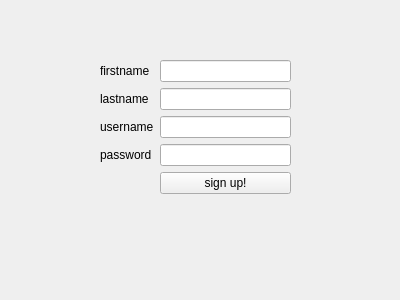
<?xml version="1.0" encoding="UTF-8"?>
<ui version="4.0">
 <class>signUp</class>
 <widget class="QWidget" name="signUp">
  <property name="geometry">
   <rect>
    <x>0</x>
    <y>0</y>
    <width>400</width>
    <height>300</height>
   </rect>
  </property>
  <property name="windowTitle">
   <string>Form</string>
  </property>
  <widget class="QWidget" name="formLayoutWidget">
   <property name="geometry">
    <rect>
     <x>100</x>
     <y>60</y>
     <width>191</width>
     <height>168</height>
    </rect>
   </property>
   <layout class="QFormLayout" name="formLayout">
    <item row="3" column="0">
     <widget class="QLabel" name="password_lbl">
      <property name="text">
       <string>password</string>
      </property>
     </widget>
    </item>
    <item row="3" column="1">
     <widget class="QLineEdit" name="password_led"/>
    </item>
    <item row="6" column="0">
     <spacer name="horizontalSpacer">
      <property name="orientation">
       <enum>Qt::Horizontal</enum>
      </property>
      <property name="sizeHint" stdset="0">
       <size>
        <width>40</width>
        <height>20</height>
       </size>
      </property>
     </spacer>
    </item>
    <item row="6" column="1">
     <widget class="QPushButton" name="signUp_pbn">
      <property name="text">
       <string>sign up!</string>
      </property>
     </widget>
    </item>
    <item row="0" column="0">
     <widget class="QLabel" name="first_name_lbl">
      <property name="text">
       <string>firstname</string>
      </property>
     </widget>
    </item>
    <item row="0" column="1">
     <widget class="QLineEdit" name="first_name_led"/>
    </item>
    <item row="1" column="0">
     <widget class="QLabel" name="last_name_lbl">
      <property name="text">
       <string>lastname</string>
      </property>
     </widget>
    </item>
    <item row="1" column="1">
     <widget class="QLineEdit" name="last_name_led"/>
    </item>
    <item row="2" column="0">
     <widget class="QLabel" name="username_lbl">
      <property name="text">
       <string>username</string>
      </property>
     </widget>
    </item>
    <item row="2" column="1">
     <widget class="QLineEdit" name="username_led"/>
    </item>
   </layout>
  </widget>
 </widget>
 <resources/>
 <connections/>
</ui>
